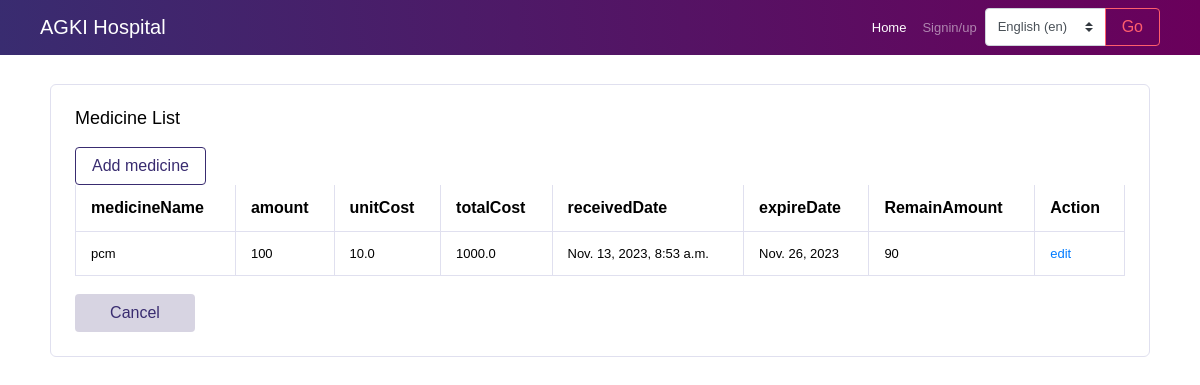
/medicine/, run on the app's committed database.
### app/models.py (models this page shows, shortened)
class Medicine(models.Model):
    medicineName = models.CharField(max_length=20)
    amount = models.IntegerField()
    remainAmount = models.IntegerField()
    unitCost = models.FloatField()
    receivedDate = models.DateTimeField(auto_now_add=True)
    expireDate= models.DateField()
    @property
    def totalCost(self):
        return round(self.amount * self.unitCost, 2)

### app/views.py (the view)
# urls.py: path('medicine/', views.medicine,name='medicine'),
def medicine(request):
    medicines = Medicine.objects.all()
    return render(request, 'app/medicine.html', {'medicines': medicines})

### app/templates/app/medicine.html
{% extends 'app/base.html' %}
{%block content%}
<br>
<div class="container mt-5">
<div class="col-12 grid-margin stretch-card">
    <div class="card">
      <div class="card-body">
        <h4 class="card-title">Medicine List</h4>
        <a href="{% url 'medicineAdd' %}"><button class='btn btn-outline-primary btn-fw'>Add medicine</button></a>
        <div class="table-responsive">
            {% if medicines %}
            <table class="table table-bordered">
                <thead>
                    <tr>
                        <th>medicineName</th>
                        <th>amount</th>
                        <th>unitCost</th>
                        <th>totalCost </th>
                        <th>receivedDate</th>
                        <th>expireDate</th>
                        <th>RemainAmount</th>
                        <th>Action</th>
                    </tr>
                </thead>
                <tbody>
                    {% for i in medicines %}
                    <tr>
                        <td>{{i.medicineName}}</td>
                        <td>{{i.amount}}</td>
                        <td>{{i.unitCost}}</td>
                        <td>{{i.totalCost}}</td>
                        <td>{{i.receivedDate}}</td>
                        <td>{{i.expireDate}}</td>
                        <td>{{i.remainAmount }}</td>
                        <td><a href="{% url 'medicineEdit' i.pk %}">edit</a></td>
                    </tr>
                    {% endfor %}
                </tbody>
            </table>
            {% else %}
            <br>
            <div class="alert alert-fill-primary" role="alert">
                <i class="fa fa-exclamation-triangle"></i>
                There! No  medicine info yet
              </div>
            {% endif %}
        </div>
        <br>
        <a href="{% url 'home' %}"><button class="btn btn-inverse-primary btn-fw">Cancel</button></a>
    </div>
    </div>
</div>
</div>
{%endblock%}

### data on the page
Medicine: medicineName "pcm", amount "100", unitCost "10.0", totalCost "1000.0", receivedDate "Nov. 13, 2023, 8:53 a.m.", expireDate "Nov. 26, 2023", remainAmount "90"

### other printed values
form field language "English (en)"
